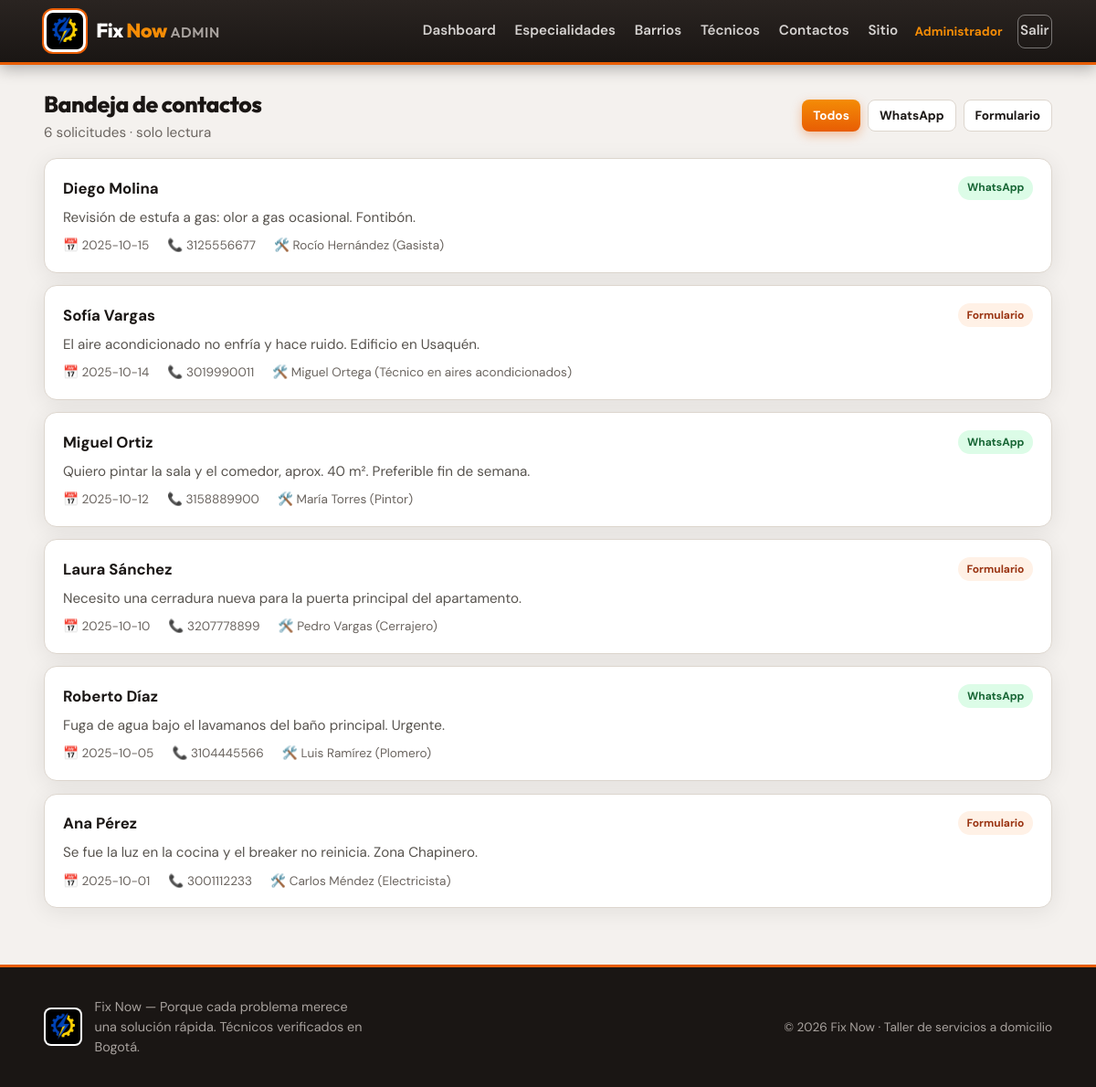
The app's page /admin/contactos.php (signed in) with its own data.
### tables this page shows
CREATE TABLE contacto (
    id_contacto INT AUTO_INCREMENT PRIMARY KEY,
    nombre_usuario VARCHAR(100) NOT NULL,
    telefono_usuario VARCHAR(20) NOT NULL,
    descripcion_problema TEXT NOT NULL,
    fecha_solicitud DATE NOT NULL,
    id_tecnico INT NOT NULL,
    medio ENUM('formulario','whatsapp') NOT NULL DEFAULT 'formulario',
    CONSTRAINT fk_contacto_tecnico FOREIGN KEY (id_tecnico) REFERENCES tecnico(id_tecnico) ON DELETE CASCADE ON UPDATE CASCADE
);

CREATE TABLE tecnico (
    id_tecnico INT AUTO_INCREMENT PRIMARY KEY,
    nombre VARCHAR(100) NOT NULL,
    apellido VARCHAR(100) NOT NULL,
    cedula VARCHAR(20) NOT NULL,
    id_especialidad INT NOT NULL,
    id_barrio INT NOT NULL,
    telefono VARCHAR(20) NOT NULL,
    correo VARCHAR(150) DEFAULT NULL,
    password_hash VARCHAR(255) DEFAULT NULL,
    descripcion TEXT,
    foto_url VARCHAR(255) DEFAULT NULL,
    latitud DECIMAL(10,7) DEFAULT NULL,
    longitud DECIMAL(10,7) DEFAULT NULL,
    verificado TINYINT(1) NOT NULL DEFAULT 0,
    fecha_registro DATE NOT NULL,
    UNIQUE KEY uq_tecnico_cedula (cedula),
    UNIQUE KEY uq_tecnico_correo (correo),
    CONSTRAINT fk_tecnico_especialidad FOREIGN KEY (id_especialidad) REFERENCES especialidad(id_especialidad) ON DELETE RESTRICT ON UPDATE CASCADE,
    CONSTRAINT fk_tecnico_barrio FOREIGN KEY (id_barrio) REFERENCES barrio(id_barrio) ON DELETE RESTRICT ON UPDATE CASCADE
);

CREATE TABLE especialidad (
    id_especialidad INT AUTO_INCREMENT PRIMARY KEY,
    nombre VARCHAR(100) NOT NULL
);

### includes/funciones.php (called while the page is built, shortened)
<?php
function e(?string $texto): string
{
    return htmlspecialchars($texto ?? '', ENT_QUOTES, 'UTF-8');
}

### admin/contactos.php (the view, shortened to what this page needs)
<?php
require_once __DIR__ . '/../includes/funciones.php';
$filtro_medio = trim($_GET['medio'] ?? '');
$lista = [];
$sql = 'SELECT c.id_contacto, c.nombre_usuario, c.telefono_usuario, c.descripcion_problema,
               c.fecha_solicitud, c.medio,
               t.nombre AS tecnico_nombre, t.apellido AS tecnico_apellido, t.foto_url,
               e.nombre AS especialidad
        FROM contacto c
        INNER JOIN tecnico t ON t.id_tecnico = c.id_tecnico
        INNER JOIN especialidad e ON e.id_especialidad = t.id_especialidad';
$params = [];
$types = '';
$sql .= ' ORDER BY c.fecha_solicitud DESC, c.id_contacto DESC';
if ($types !== '') {
    $stmt = $conexion->prepare($sql);
    $stmt->bind_param($types, ...$params);
    $stmt->execute();
    $res = $stmt->get_result();
    while ($row = $res->fetch_assoc()) {
        $lista[] = $row;
    }
    $stmt->close();
} else {
    $res = $conexion->query($sql);
    if ($res) {
        while ($row = $res->fetch_assoc()) {
            $lista[] = $row;
        }
    }
}
$total = count($lista);
require __DIR__ . '/../includes/header_admin.php';
?>
<div class="container">
    <div class="toolbar">
        <div>
            <h1 class="section-title" style="margin:0">Bandeja de contactos</h1>
            <p class="section-sub"><?= $total ?> solicitud<?= $total === 1 ? '' : 'es' ?> · solo lectura</p>
        </div>
        <div class="filtros-actions">
            <a class="btn btn-sm <?= $filtro_medio === '' ? 'btn-primary' : 'btn-ghost' ?>" href="contactos.php">Todos</a>
            <a class="btn btn-sm <?= $filtro_medio === 'whatsapp' ? 'btn-primary' : 'btn-ghost' ?>" href="?medio=whatsapp">WhatsApp</a>
            <a class="btn btn-sm <?= $filtro_medio === 'formulario' ? 'btn-primary' : 'btn-ghost' ?>" href="?medio=formulario">Formulario</a>
        </div>
    </div>
    <?php if (empty($lista)): ?>
        <div class="empty">
            <strong>Bandeja vacía</strong>
            Aún no hay contactos<?= $filtro_medio !== '' ? ' con este filtro' : '' ?>.
        </div>
    <?php else: ?>
        <?php foreach ($lista as $row): ?>
            <article class="inbox-card">
                <div class="inbox-top">
                    <span class="inbox-user"><?= e($row['nombre_usuario']) ?></span>
                    <?php if ($row['medio'] === 'whatsapp'): ?>
                        <span class="badge badge-wa">WhatsApp</span>
                    <?php else: ?>
                        <span class="badge badge-form">Formulario</span>
                    <?php endif; ?>
                </div>
                <p class="inbox-problema"><?= e($row['descripcion_problema']) ?></p>
                <div class="inbox-meta">
                    <span>📅 <?= e($row['fecha_solicitud']) ?></span>
                    <span>📞 <?= e($row['telefono_usuario']) ?></span>
                    <span>🛠️ <?= e($row['tecnico_nombre'] . ' ' . $row['tecnico_apellido']) ?> (<?= e($row['especialidad']) ?>)</span>
                </div>
            </article>
        <?php endforeach; ?>
    <?php endif; ?>
</div>
<?php require __DIR__ . '/../includes/footer.php'; ?>

### css/estilos.css (style rules this page uses)
:root { --charcoal: #1a1614; --charcoal-mid: #2a2421; --charcoal-soft: #3f3834; --orange: #e85d04; --orange-light: #f48c06; --orange-hot: #dc2f02; --orange-soft: #fff1e6; --orange-glow: rgba(232, 93, 4, 0.35); --steel: #57534e; --bg: #f0eeec; --bg-warm: #ebe6e0; --bg-card: #ffffff; --text: #1a1614; --text-muted: #6b6560; --border: #ddd6ce; --ok: #15803d; --danger: #c2410c; --radius: 14px; --radius-sm: 8px; --shadow: 0 4px 24px rgba(26, 22, 20, 0.08); --shadow-lg: 0 16px 40px rgba(26, 22, 20, 0.14); --font: "DM Sans", system-ui, sans-serif; --font-display: "Outfit", "DM Sans", sans-serif; --header-h: 64px; }
*, *::before, *::after { box-sizing: border-box; }
html { scroll-behavior: smooth; }
body { margin: 0; font-family: var(--font); background: radial-gradient(ellipse 120% 80% at 100% -10%, rgba(232, 93, 4, 0.07), transparent 50%), linear-gradient(180deg, var(--bg-warm) 0%, var(--bg) 40%, #e8e4df 100%); background-attachment: fixed; color: var(--text); line-height: 1.55; min-height: 100vh; display: flex; flex-direction: column; -webkit-font-smoothing: antialiased; }
a { color: var(--orange); text-decoration: none; transition: color 0.15s; }
.container { width: min(1120px, 92%); margin: 0 auto; }
.section-title { margin: 0 0 1rem; font-family: var(--font-display); font-size: 1.55rem; font-weight: 800; color: var(--charcoal); letter-spacing: -0.02em; }
.section-sub { margin: 0; color: var(--text-muted); font-size: 0.95rem; }
.badge { display: inline-block; padding: 0.22rem 0.6rem; border-radius: 999px; font-size: 0.75rem; font-weight: 700; background: var(--orange-soft); color: #9a3412; }
.badge-wa { background: #dcfce7; color: #166534; }
.badge-form { background: var(--orange-soft); color: #9a3412; }
.filtros-actions { display: flex; gap: 0.5rem; flex-wrap: wrap; }
.btn { display: inline-flex; align-items: center; justify-content: center; gap: 0.4rem; padding: 0.68rem 1.2rem; border-radius: var(--radius-sm); border: none; font: inherit; font-weight: 700; cursor: pointer; text-decoration: none; transition: background 0.15s, transform 0.1s, box-shadow 0.15s; }
.btn-primary { background: linear-gradient(180deg, var(--orange-light) 0%, var(--orange) 100%); color: #fff; box-shadow: 0 4px 12px var(--orange-glow); }
.btn-sm { padding: 0.38rem 0.75rem; font-size: 0.85rem; }
.btn-ghost { background: #fff; color: var(--charcoal); border: 1.5px solid var(--border); }
.admin-body { background: #f4f1ee; }
.inbox-card { background: var(--bg-card); border: 1px solid var(--border); border-radius: var(--radius); padding: 1.15rem 1.25rem; margin-bottom: 0.85rem; box-shadow: var(--shadow); display: grid; gap: 0.5rem; transition: border-color 0.15s; }
.inbox-top { display: flex; justify-content: space-between; align-items: center; gap: 0.75rem; flex-wrap: wrap; }
.inbox-user { font-weight: 700; font-size: 1.05rem; }
.inbox-problema { margin: 0; color: var(--steel); font-size: 0.95rem; }
.inbox-meta { display: flex; flex-wrap: wrap; gap: 0.75rem 1.25rem; font-size: 0.85rem; color: var(--text-muted); }
.toolbar { display: flex; justify-content: space-between; align-items: center; gap: 1rem; flex-wrap: wrap; margin-bottom: 1rem; }

### records on screen
contacto: nombre_usuario "Diego Molina", medio "WhatsApp", descripcion_problema "Revisión de estufa a gas: olor a gas ocasional. Fontibón.", fecha_solicitud "2025-10-15", telefono_usuario "3125556677", id_tecnico.apellido "Rocío Hernández", especialidad.nombre "Gasista"
contacto: nombre_usuario "Sofía Vargas", medio "Formulario", descripcion_problema "El aire acondicionado no enfría y hace ruido. Edificio en Usaquén.", fecha_solicitud "2025-10-14", telefono_usuario "3019990011", id_tecnico.apellido "Miguel Ortega", especialidad.nombre "Técnico en aires acondicionados"
contacto: nombre_usuario "Miguel Ortiz", medio "WhatsApp", descripcion_problema "Quiero pintar la sala y el comedor, aprox. 40 m². Preferible fin de semana.", fecha_solicitud "2025-10-12", telefono_usuario "3158889900", id_tecnico.apellido "María Torres", especialidad.nombre "Pintor"
contacto: nombre_usuario "Laura Sánchez", medio "Formulario", descripcion_problema "Necesito una cerradura nueva para la puerta principal del apartamento.", fecha_solicitud "2025-10-10", telefono_usuario "3207778899", id_tecnico.apellido "Pedro Vargas", especialidad.nombre "Cerrajero"
contacto: nombre_usuario "Roberto Díaz", medio "WhatsApp", descripcion_problema "Fuga de agua bajo el lavamanos del baño principal. Urgente.", fecha_solicitud "2025-10-05", telefono_usuario "3104445566", id_tecnico.apellido "Luis Ramírez", especialidad.nombre "Plomero"
contacto: nombre_usuario "Ana Pérez", medio "Formulario", descripcion_problema "Se fue la luz en la cocina y el breaker no reinicia. Zona Chapinero.", fecha_solicitud "2025-10-01", telefono_usuario "3001112233", id_tecnico.apellido "Carlos Méndez", especialidad.nombre "Electricista"

### other values on screen
$admin_nombre "Administrador"
$total "6"
